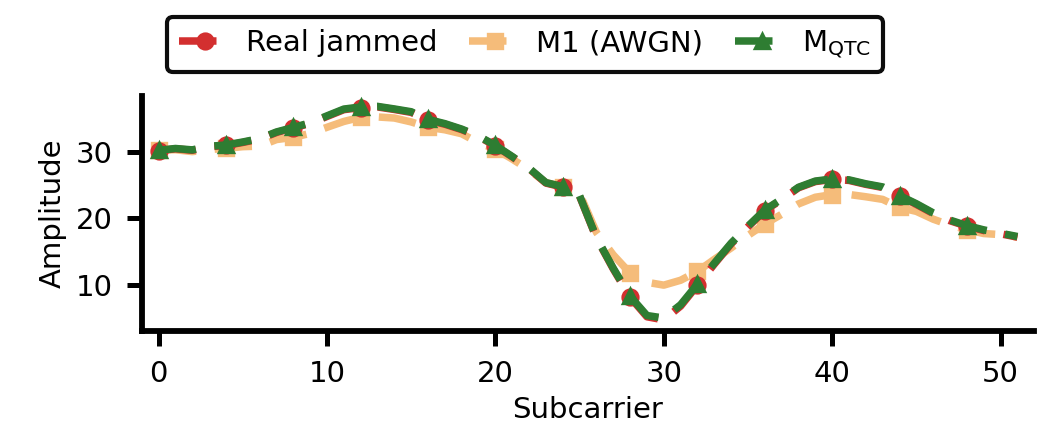

Here is the Python script that generated this plot:
"""Mean amplitude profile across 52 subcarriers (Figure 4).
Data: controlled room, constant Gaussian jamming at 20 dB.
"""

import sys
from pathlib import Path

SCRIPT_DIR = Path(__file__).resolve().parent
FIGURES_DIR = SCRIPT_DIR.parent
REPO_ROOT = FIGURES_DIR.parent

sys.path.insert(0, str(REPO_ROOT))
sys.path.insert(0, str(FIGURES_DIR))

import matplotlib
matplotlib.use("Agg")
import matplotlib.pyplot as plt
import numpy as np

from mqtc.data.loaders import load_npz_csi
from mqtc.models import M1AWGN, MQTC
from _style import (
    CIT, CIT_RC, FIG_W, FIG_H, FS_LABEL,
    LINE_W, MARK_S, MARK_EW,
    cit_ax, cit_legend,
)

# Data paths
DATA_DIR = REPO_ROOT / "data" / "controlled" / "constant_gaussian_20dB"
BASELINE_PATH = str(DATA_DIR / "baseline.npz")
JAMMED_PATH = str(DATA_DIR / "jammed.npz")

MARKER_EVERY = 4


def mean_amplitude_profile(csi_raw: np.ndarray) -> np.ndarray:
    """Mean amplitude per subcarrier from raw [N, 32, 52, 2] data."""
    csi_complex = csi_raw[..., 0] + 1j * csi_raw[..., 1]
    return np.abs(csi_complex).mean(axis=(0, 1))


def main():
    clean = load_npz_csi(BASELINE_PATH)
    jammed = load_npz_csi(JAMMED_PATH)

    n_min = min(clean.shape[0], jammed.shape[0])
    clean, jammed = clean[:n_min], jammed[:n_min]
    print(f"Windows: {n_min}")

    m1 = M1AWGN(seed=42)
    m1.calibrate(clean, jammed)
    sim_m1 = m1.simulate(clean)

    qtc = MQTC(seed=42)
    qtc.calibrate(clean, jammed)
    sim_qtc = qtc.simulate(clean)

    profile_real = mean_amplitude_profile(jammed)
    profile_m1 = mean_amplitude_profile(sim_m1)
    profile_qtc = mean_amplitude_profile(sim_qtc)
    subcarriers = np.arange(52)

    # Plot
    plt.rcParams.update(CIT_RC)
    fig, ax = plt.subplots(1, 1, figsize=(FIG_W, FIG_H))

    ax.plot(
        subcarriers, profile_real,
        color=CIT["red"], ls="--", dashes=(5, 2.5), lw=LINE_W,
        marker="o", markersize=MARK_S * 0.65, markeredgewidth=MARK_EW,
        markerfacecolor=CIT["red"], markeredgecolor=CIT["red"],
        markevery=MARKER_EVERY, label="Real jammed", zorder=3,
    )
    ax.plot(
        subcarriers, profile_m1,
        color=CIT["tan"], ls="--", dashes=(5, 2.5), lw=LINE_W,
        marker="s", markersize=MARK_S * 0.6, markeredgewidth=MARK_EW,
        markerfacecolor=CIT["tan"], markeredgecolor=CIT["tan"],
        markevery=MARKER_EVERY, label="M1 (AWGN)", zorder=2,
    )
    ax.plot(
        subcarriers, profile_qtc,
        color=CIT["green"], ls="--", dashes=(5, 2.5), lw=LINE_W,
        marker="^", markersize=MARK_S * 0.65, markeredgewidth=MARK_EW,
        markerfacecolor=CIT["green"], markeredgecolor=CIT["green"],
        markevery=MARKER_EVERY, label=r"M$_{\mathrm{QTC}}$", zorder=4,
    )

    ax.set_xlabel("Subcarrier", fontsize=FS_LABEL, labelpad=2)
    ax.set_ylabel("Amplitude", fontsize=FS_LABEL, labelpad=2)
    ax.set_xlim(-1, 52)
    cit_ax(ax)

    handles, labels = ax.get_legend_handles_labels()
    fig.subplots_adjust(left=0.135, right=0.985, bottom=0.24, top=0.78)
    cit_legend(fig, handles, labels, ncol=3)

    out_path = SCRIPT_DIR / "fig_amplitude_profile_trial.png"
    fig.savefig(out_path, format="png", dpi=300, bbox_inches=None,
                facecolor="white")
    plt.close(fig)
    print(f"Saved {out_path}")


if __name__ == "__main__":
    main()
